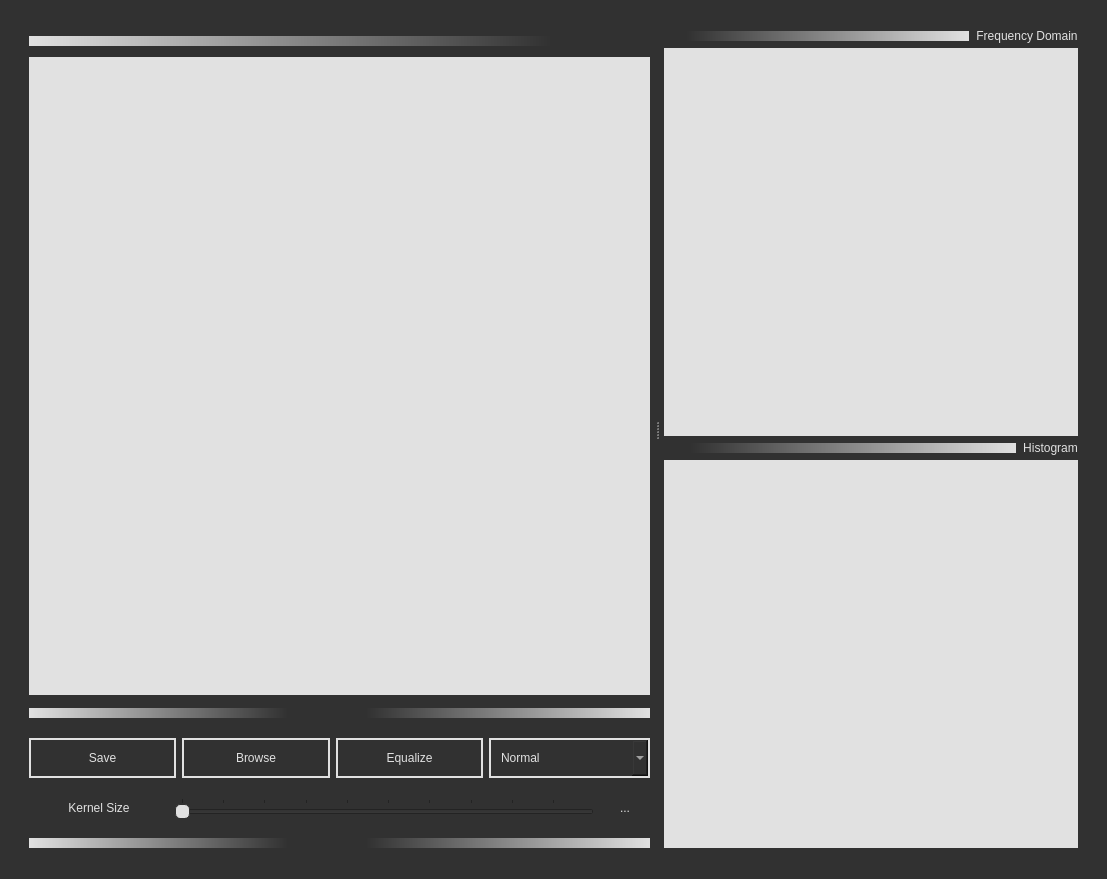
<?xml version="1.0" encoding="UTF-8"?>
<ui version="4.0">
 <class>MainWindow</class>
 <widget class="QMainWindow" name="MainWindow">
  <property name="geometry">
   <rect>
    <x>0</x>
    <y>0</y>
    <width>1107</width>
    <height>879</height>
   </rect>
  </property>
  <property name="windowTitle">
   <string>Image Filters</string>
  </property>
  <property name="windowIcon">
   <iconset>
    <normaloff>photo-filter-1782182-1512960.png</normaloff>photo-filter-1782182-1512960.png</iconset>
  </property>
  <property name="styleSheet">
   <string notr="true">* {
	font: 12pt &quot;Candara&quot;;
	color: rgb(225, 225, 225);
/*	background-color: rgb(39, 39, 52);*/
	background-color: rgb(49, 49, 49);
}

#saveButton ,#openButton, #Equalize, #comboBox {
	border: 2px solid #e1e1e1;
	padding-right: 10px;
	padding-left: 10px;
}

#fftWidget, #histoWidget, #imageview {
/*	background-color: rgb(176, 187, 255);*/
/*	background-color: rgb(4, 144, 145);*/
	background-color: #e1e1e1;
}

#filterSize::handle:horizontal {
	background: #e1e1e1;
    border: 1px solid rgb(49, 49, 49);
    width: 10px;
    margin: -2px 0;
    border-radius: 5px;
}

#label_3, #label_2 {
	background: None;
	padding-left: 7px;
}</string>
  </property>
  <widget class="QWidget" name="centralwidget">
   <layout class="QGridLayout" name="gridLayout">
    <item row="0" column="0">
     <widget class="QSplitter" name="splitter">
      <property name="orientation">
       <enum>Qt::Horizontal</enum>
      </property>
      <widget class="QWidget" name="layoutWidget">
       <layout class="QVBoxLayout" name="verticalLayout_2" stretch="0,1,0,0,0,0">
        <property name="leftMargin">
         <number>20</number>
        </property>
        <property name="topMargin">
         <number>20</number>
        </property>
        <property name="rightMargin">
         <number>5</number>
        </property>
        <item>
         <layout class="QHBoxLayout" name="horizontalLayout_9" stretch="1">
          <item>
           <layout class="QHBoxLayout" name="horizontalLayout_5" stretch="0">
            <property name="topMargin">
             <number>7</number>
            </property>
            <property name="bottomMargin">
             <number>5</number>
            </property>
            <item>
             <widget class="QLabel" name="label_54">
              <property name="maximumSize">
               <size>
                <width>16777215</width>
                <height>10</height>
               </size>
              </property>
              <property name="styleSheet">
               <string notr="true">background-color: rgb(6, 87, 88);
background-color: qlineargradient(spread:pad, x1:0, y1:1, x2:1, y2:1, stop:0 rgba(175, 175, 175, 255), stop:0.915423 rgba(49, 49, 49, 255));
background-color: qlineargradient(spread:pad, x1:0, y1:1, x2:1, y2:1, stop:0 rgb(225, 225, 225, 255), stop:0.840796 rgba(49, 49, 49, 255));</string>
              </property>
              <property name="text">
               <string/>
              </property>
             </widget>
            </item>
           </layout>
          </item>
         </layout>
        </item>
        <item>
         <widget class="QLabel" name="imageview">
          <property name="minimumSize">
           <size>
            <width>600</width>
            <height>600</height>
           </size>
          </property>
          <property name="maximumSize">
           <size>
            <width>2000</width>
            <height>2000</height>
           </size>
          </property>
          <property name="styleSheet">
           <string notr="true"/>
          </property>
          <property name="text">
           <string/>
          </property>
          <property name="alignment">
           <set>Qt::AlignCenter</set>
          </property>
         </widget>
        </item>
        <item>
         <layout class="QHBoxLayout" name="horizontalLayout_4" stretch="1,1">
          <property name="topMargin">
           <number>7</number>
          </property>
          <property name="bottomMargin">
           <number>7</number>
          </property>
          <item>
           <widget class="QLabel" name="label_53">
            <property name="maximumSize">
             <size>
              <width>16777215</width>
              <height>10</height>
             </size>
            </property>
            <property name="styleSheet">
             <string notr="true">background-color: rgb(6, 87, 88);
background-color: qlineargradient(spread:pad, x1:0, y1:1, x2:1, y2:1, stop:0 rgba(175, 175, 175, 255), stop:0.915423 rgba(49, 49, 49, 255));
background-color: qlineargradient(spread:pad, x1:0, y1:1, x2:1, y2:1, stop:0 rgb(225, 225, 225, 255), stop:0.840796 rgba(49, 49, 49, 255));</string>
            </property>
            <property name="text">
             <string/>
            </property>
           </widget>
          </item>
          <item>
           <widget class="QLabel" name="label_58">
            <property name="maximumSize">
             <size>
              <width>16777215</width>
              <height>10</height>
             </size>
            </property>
            <property name="styleSheet">
             <string notr="true">background-color: rgb(6, 87, 88);

background-color: qlineargradient(spread:pad, x1:0, y1:0, x2:1, y2:0, stop:0.0746269 rgba(49, 49, 49, 255), stop:1 rgb(225, 225, 225, 255));</string>
            </property>
            <property name="text">
             <string/>
            </property>
           </widget>
          </item>
         </layout>
        </item>
        <item>
         <layout class="QHBoxLayout" name="horizontalLayout" stretch="1,1,1,1">
          <property name="topMargin">
           <number>7</number>
          </property>
          <property name="bottomMargin">
           <number>7</number>
          </property>
          <item>
           <widget class="QPushButton" name="saveButton">
            <property name="minimumSize">
             <size>
              <width>0</width>
              <height>40</height>
             </size>
            </property>
            <property name="text">
             <string>Save</string>
            </property>
           </widget>
          </item>
          <item>
           <widget class="QPushButton" name="openButton">
            <property name="minimumSize">
             <size>
              <width>0</width>
              <height>40</height>
             </size>
            </property>
            <property name="cursor">
             <cursorShape>PointingHandCursor</cursorShape>
            </property>
            <property name="styleSheet">
             <string notr="true"/>
            </property>
            <property name="text">
             <string>Browse</string>
            </property>
           </widget>
          </item>
          <item>
           <widget class="QPushButton" name="Equalize">
            <property name="minimumSize">
             <size>
              <width>0</width>
              <height>40</height>
             </size>
            </property>
            <property name="cursor">
             <cursorShape>PointingHandCursor</cursorShape>
            </property>
            <property name="styleSheet">
             <string notr="true"/>
            </property>
            <property name="text">
             <string>Equalize</string>
            </property>
           </widget>
          </item>
          <item>
           <widget class="QComboBox" name="comboBox">
            <property name="minimumSize">
             <size>
              <width>0</width>
              <height>40</height>
             </size>
            </property>
            <property name="cursor">
             <cursorShape>PointingHandCursor</cursorShape>
            </property>
            <property name="styleSheet">
             <string notr="true"/>
            </property>
            <property name="frame">
             <bool>true</bool>
            </property>
            <item>
             <property name="text">
              <string>Normal</string>
             </property>
            </item>
            <item>
             <property name="text">
              <string>Median filter</string>
             </property>
            </item>
            <item>
             <property name="text">
              <string>Laplacian filter</string>
             </property>
            </item>
            <item>
             <property name="text">
              <string>Low pass filter</string>
             </property>
            </item>
            <item>
             <property name="text">
              <string>High pass filter</string>
             </property>
            </item>
            <item>
             <property name="text">
              <string>Low pass filter spatial</string>
             </property>
            </item>
            <item>
             <property name="text">
              <string>High pass filter spatial</string>
             </property>
            </item>
           </widget>
          </item>
         </layout>
        </item>
        <item>
         <layout class="QHBoxLayout" name="horizontalLayout_2" stretch="1,3,1">
          <property name="topMargin">
           <number>7</number>
          </property>
          <property name="bottomMargin">
           <number>7</number>
          </property>
          <item>
           <widget class="QLabel" name="sliderLabel">
            <property name="text">
             <string>Kernel Size</string>
            </property>
            <property name="alignment">
             <set>Qt::AlignCenter</set>
            </property>
           </widget>
          </item>
          <item>
           <widget class="QSlider" name="filterSize">
            <property name="cursor">
             <cursorShape>PointingHandCursor</cursorShape>
            </property>
            <property name="minimum">
             <number>1</number>
            </property>
            <property name="singleStep">
             <number>4</number>
            </property>
            <property name="value">
             <number>1</number>
            </property>
            <property name="orientation">
             <enum>Qt::Horizontal</enum>
            </property>
            <property name="tickPosition">
             <enum>QSlider::TicksAbove</enum>
            </property>
            <property name="tickInterval">
             <number>10</number>
            </property>
           </widget>
          </item>
          <item>
           <widget class="QLabel" name="sliderValue">
            <property name="maximumSize">
             <size>
              <width>50</width>
              <height>16777215</height>
             </size>
            </property>
            <property name="text">
             <string>...</string>
            </property>
            <property name="alignment">
             <set>Qt::AlignCenter</set>
            </property>
           </widget>
          </item>
         </layout>
        </item>
        <item>
         <layout class="QHBoxLayout" name="horizontalLayout_8" stretch="1,1">
          <property name="topMargin">
           <number>7</number>
          </property>
          <property name="bottomMargin">
           <number>0</number>
          </property>
          <item>
           <widget class="QLabel" name="label_57">
            <property name="maximumSize">
             <size>
              <width>16777215</width>
              <height>10</height>
             </size>
            </property>
            <property name="styleSheet">
             <string notr="true">background-color: rgb(6, 87, 88);
background-color: qlineargradient(spread:pad, x1:0, y1:1, x2:1, y2:1, stop:0 rgba(175, 175, 175, 255), stop:0.915423 rgba(49, 49, 49, 255));
background-color: qlineargradient(spread:pad, x1:0, y1:1, x2:1, y2:1, stop:0 rgb(225, 225, 225, 255), stop:0.840796 rgba(49, 49, 49, 255));</string>
            </property>
            <property name="text">
             <string/>
            </property>
           </widget>
          </item>
          <item>
           <widget class="QLabel" name="label_62">
            <property name="maximumSize">
             <size>
              <width>16777215</width>
              <height>10</height>
             </size>
            </property>
            <property name="styleSheet">
             <string notr="true">background-color: rgb(6, 87, 88);

background-color: qlineargradient(spread:pad, x1:0, y1:0, x2:1, y2:0, stop:0.0746269 rgba(49, 49, 49, 255), stop:1 rgb(225, 225, 225, 255));</string>
            </property>
            <property name="text">
             <string/>
            </property>
           </widget>
          </item>
         </layout>
        </item>
       </layout>
      </widget>
      <widget class="QWidget" name="layoutWidget">
       <layout class="QVBoxLayout" name="verticalLayout" stretch="0,1,0,1">
        <property name="spacing">
         <number>0</number>
        </property>
        <property name="sizeConstraint">
         <enum>QLayout::SetDefaultConstraint</enum>
        </property>
        <property name="leftMargin">
         <number>5</number>
        </property>
        <property name="topMargin">
         <number>20</number>
        </property>
        <property name="rightMargin">
         <number>20</number>
        </property>
        <item>
         <layout class="QHBoxLayout" name="horizontalLayout_10" stretch="1,0">
          <property name="bottomMargin">
           <number>5</number>
          </property>
          <item>
           <widget class="QLabel" name="label_65">
            <property name="maximumSize">
             <size>
              <width>16777215</width>
              <height>10</height>
             </size>
            </property>
            <property name="styleSheet">
             <string notr="true">background-color: rgb(6, 87, 88);

background-color: qlineargradient(spread:pad, x1:0, y1:0, x2:1, y2:0, stop:0.0746269 rgba(49, 49, 49, 255), stop:1 rgb(225, 225, 225, 255));</string>
            </property>
            <property name="text">
             <string/>
            </property>
           </widget>
          </item>
          <item>
           <widget class="QLabel" name="label_3">
            <property name="text">
             <string>Frequency Domain</string>
            </property>
            <property name="alignment">
             <set>Qt::AlignCenter</set>
            </property>
           </widget>
          </item>
         </layout>
        </item>
        <item>
         <widget class="PlotWidget" name="fftWidget" native="true">
          <property name="minimumSize">
           <size>
            <width>400</width>
            <height>300</height>
           </size>
          </property>
          <property name="maximumSize">
           <size>
            <width>800</width>
            <height>16777215</height>
           </size>
          </property>
          <property name="styleSheet">
           <string notr="true"/>
          </property>
         </widget>
        </item>
        <item>
         <layout class="QHBoxLayout" name="horizontalLayout_3" stretch="1,0">
          <property name="topMargin">
           <number>5</number>
          </property>
          <property name="bottomMargin">
           <number>5</number>
          </property>
          <item>
           <widget class="QLabel" name="label_64">
            <property name="maximumSize">
             <size>
              <width>16777215</width>
              <height>10</height>
             </size>
            </property>
            <property name="styleSheet">
             <string notr="true">background-color: rgb(6, 87, 88);

background-color: qlineargradient(spread:pad, x1:0, y1:0, x2:1, y2:0, stop:0.0746269 rgba(49, 49, 49, 255), stop:1 rgb(225, 225, 225, 255));</string>
            </property>
            <property name="text">
             <string/>
            </property>
           </widget>
          </item>
          <item>
           <widget class="QLabel" name="label_2">
            <property name="text">
             <string>Histogram</string>
            </property>
            <property name="alignment">
             <set>Qt::AlignCenter</set>
            </property>
           </widget>
          </item>
         </layout>
        </item>
        <item>
         <widget class="PlotWidget" name="histoWidget" native="true">
          <property name="minimumSize">
           <size>
            <width>400</width>
            <height>300</height>
           </size>
          </property>
          <property name="maximumSize">
           <size>
            <width>800</width>
            <height>16777215</height>
           </size>
          </property>
          <property name="styleSheet">
           <string notr="true"/>
          </property>
         </widget>
        </item>
       </layout>
      </widget>
     </widget>
    </item>
   </layout>
  </widget>
  <widget class="QStatusBar" name="statusbar"/>
  <action name="actionopen">
   <property name="text">
    <string>Browse</string>
   </property>
  </action>
  <action name="actionremove">
   <property name="text">
    <string>remove</string>
   </property>
  </action>
  <action name="actionexit">
   <property name="text">
    <string>exit</string>
   </property>
  </action>
 </widget>
 <customwidgets>
  <customwidget>
   <class>PlotWidget</class>
   <extends>QWidget</extends>
   <header location="global">pyqtgraph</header>
   <container>1</container>
  </customwidget>
 </customwidgets>
 <resources/>
 <connections/>
</ui>
